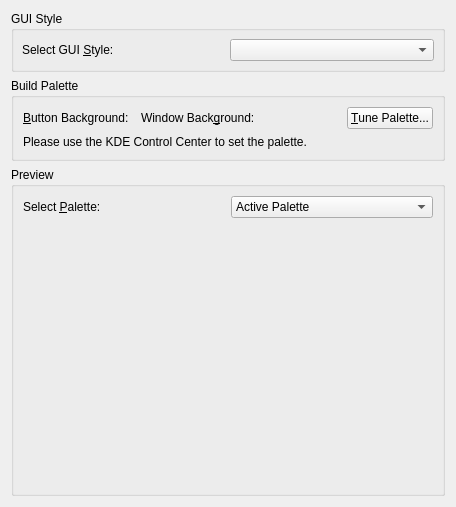
      <widget class="QWidget" name="appearanceTab">
       <attribute name="title">
        <string>Appearance</string>
       </attribute>
       <layout class="QGridLayout" name="gridLayout_5">
        <item row="0" column="0">
         <widget class="QGroupBox" name="guiStyleGroup">
          <property name="sizePolicy">
           <sizepolicy hsizetype="Minimum" vsizetype="Preferred">
            <horstretch>0</horstretch>
            <verstretch>0</verstretch>
           </sizepolicy>
          </property>
          <property name="minimumSize">
           <size>
            <width>0</width>
            <height>0</height>
           </size>
          </property>
          <property name="title">
           <string>GUI Style</string>
          </property>
          <layout class="QHBoxLayout">
           <property name="spacing">
            <number>4</number>
           </property>
           <property name="margin">
            <number>8</number>
           </property>
           <item>
            <widget class="QLabel" name="guiStyleLabel">
             <property name="minimumSize">
              <size>
               <width>0</width>
               <height>0</height>
              </size>
             </property>
             <property name="text">
              <string>Select GUI &amp;Style:</string>
             </property>
             <property name="buddy">
              <cstring>guiStyleCombo</cstring>
             </property>
            </widget>
           </item>
           <item>
            <widget class="QComboBox" name="guiStyleCombo"/>
           </item>
          </layout>
         </widget>
        </item>
        <item row="3" column="0">
         <widget class="QGroupBox" name="previewGroup">
          <property name="sizePolicy">
           <sizepolicy hsizetype="Preferred" vsizetype="Expanding">
            <horstretch>0</horstretch>
            <verstretch>0</verstretch>
           </sizepolicy>
          </property>
          <property name="title">
           <string>Preview</string>
          </property>
          <layout class="QGridLayout" name="gridLayout_4">
           <item row="0" column="0">
            <widget class="QLabel" name="paletteLabel">
             <property name="text">
              <string>Select &amp;Palette:</string>
             </property>
             <property name="buddy">
              <cstring>paletteCombo</cstring>
             </property>
            </widget>
           </item>
           <item row="0" column="1">
            <widget class="QComboBox" name="paletteCombo">
             <item>
              <property name="text">
               <string>Active Palette</string>
              </property>
             </item>
             <item>
              <property name="text">
               <string>Inactive Palette</string>
              </property>
             </item>
             <item>
              <property name="text">
               <string>Disabled Palette</string>
              </property>
             </item>
            </widget>
           </item>
           <item row="1" column="0" colspan="2">
            <widget class="PreviewFrame" name="previewFrame" native="true">
             <property name="sizePolicy">
              <sizepolicy hsizetype="Expanding" vsizetype="Expanding">
               <horstretch>0</horstretch>
               <verstretch>0</verstretch>
              </sizepolicy>
             </property>
             <property name="minimumSize">
              <size>
               <width>410</width>
               <height>260</height>
              </size>
             </property>
            </widget>
           </item>
          </layout>
         </widget>
        </item>
        <item row="1" column="0">
         <widget class="QGroupBox" name="buildPaletteGroup">
          <property name="sizePolicy">
           <sizepolicy hsizetype="Preferred" vsizetype="Maximum">
            <horstretch>0</horstretch>
            <verstretch>0</verstretch>
           </sizepolicy>
          </property>
          <property name="minimumSize">
           <size>
            <width>400</width>
            <height>0</height>
           </size>
          </property>
          <property name="title">
           <string>Build Palette</string>
          </property>
          <layout class="QVBoxLayout" name="verticalLayout_2">
           <item>
            <widget class="QWidget" name="colorConfig" native="true">
             <layout class="QHBoxLayout" name="horizontalLayout_2">
              <property name="margin">
               <number>0</number>
              </property>
              <item>
               <widget class="QLabel" name="labelMainColor">
                <property name="text">
                 <string>&amp;Button Background:</string>
                </property>
                <property name="buddy">
                 <cstring>buttonMainColor</cstring>
                </property>
               </widget>
              </item>
              <item>
               <widget class="ColorButton" name="buttonMainColor" native="true"/>
              </item>
              <item>
               <widget class="QLabel" name="labelWindowColor">
                <property name="sizePolicy">
                 <sizepolicy hsizetype="Minimum" vsizetype="Minimum">
                  <horstretch>0</horstretch>
                  <verstretch>0</verstretch>
                 </sizepolicy>
                </property>
                <property name="minimumSize">
                 <size>
                  <width>50</width>
                  <height>0</height>
                 </size>
                </property>
                <property name="lineWidth">
                 <number>1</number>
                </property>
                <property name="midLineWidth">
                 <number>0</number>
                </property>
                <property name="text">
                 <string>Window Back&amp;ground:</string>
                </property>
                <property name="alignment">
                 <set>Qt::AlignVCenter</set>
                </property>
                <property name="margin">
                 <number>0</number>
                </property>
                <property name="buddy">
                 <cstring>buttonWindowColor</cstring>
                </property>
               </widget>
              </item>
              <item>
               <widget class="ColorButton" name="buttonWindowColor" native="true"/>
              </item>
              <item>
               <spacer name="spacer">
                <property name="orientation">
                 <enum>Qt::Horizontal</enum>
                </property>
                <property name="sizeType">
                 <enum>QSizePolicy::Expanding</enum>
                </property>
                <property name="sizeHint" stdset="0">
                 <size>
                  <width>70</width>
                  <height>20</height>
                 </size>
                </property>
               </spacer>
              </item>
              <item>
               <widget class="QPushButton" name="tunePaletteButton">
                <property name="text">
                 <string>&amp;Tune Palette...</string>
                </property>
               </widget>
              </item>
             </layout>
            </widget>
           </item>
           <item>
            <widget class="QLabel" name="kdeNoteLabel">
             <property name="text">
              <string>Please use the KDE Control Center to set the palette.</string>
             </property>
            </widget>
           </item>
          </layout>
         </widget>
        </item>
       </layout>
      </widget>
